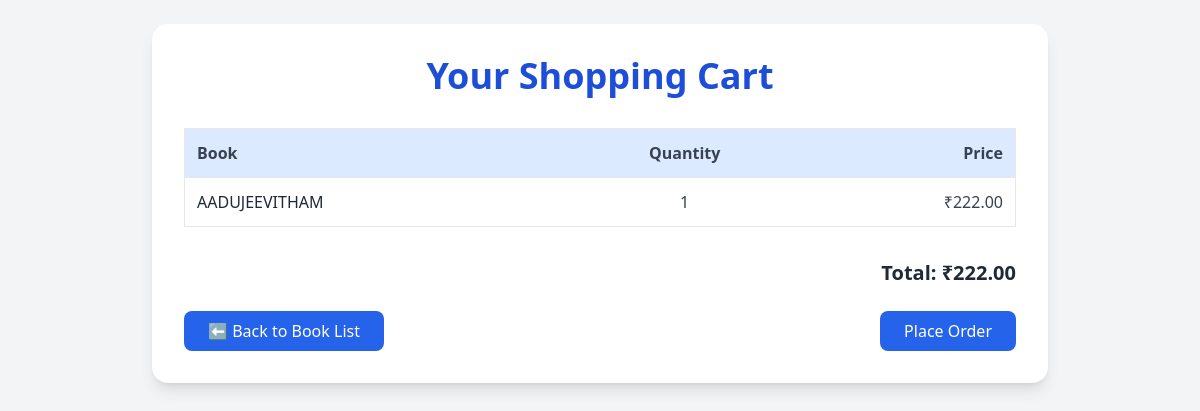
Before: /cart_view/ (signed in) with the older database file.
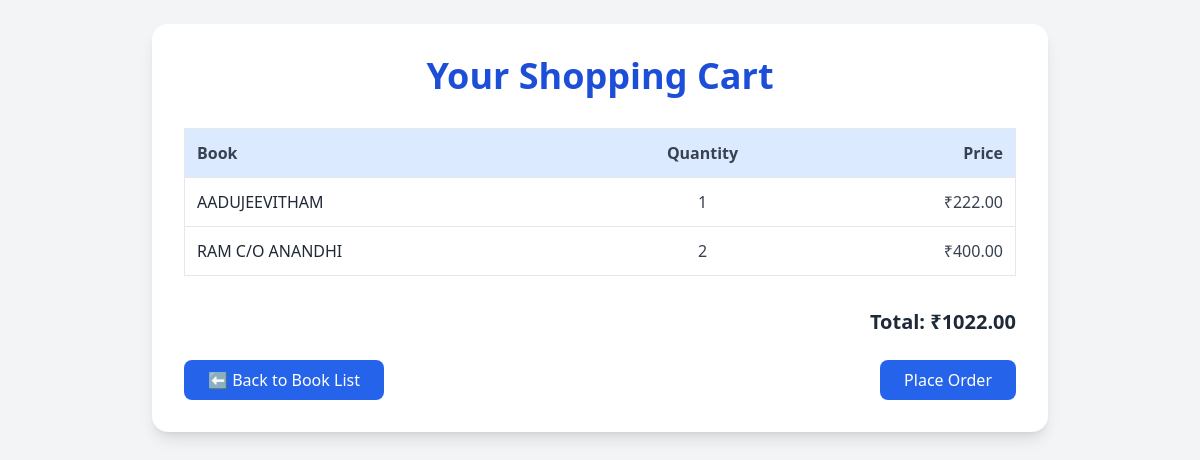
After: the same page with the newer database file.
### App/models.py (models this page shows, shortened)
class CartItem(models.Model):
    customer = models.ForeignKey(Customer, on_delete=models.CASCADE)
    book = models.ForeignKey(Book, on_delete=models.CASCADE)
    quantity = models.PositiveIntegerField(default=1)
    added_on = models.DateTimeField(auto_now_add=True)

class Book(models.Model):
    CATEGORY_CHOICES =[
        ('al','All Categories'),
        ('bi','Biography'),
        ('po','Poetry'),
        ('nv','Novel'),
        ('tr','Thriller'),
        ('dv','Devotional'),
        ('sr','Story'),
        ('ai','AutoBiography'),
    ]
    LANGUAGE_CHOICES = [
        ('ml', 'Malayalam'),
        ('en', 'English'),
        ('hi', 'Hindi'),
        ('ta', 'Tamil'),
        ('te', 'Telugu'),
    ]
    category = models.CharField(max_length=100 , choices=CATEGORY_CHOICES, default='al')
    author = models.CharField(max_length=200)
    title = models.CharField(max_length=200)
    language = models.CharField(max_length=10, choices=LANGUAGE_CHOICES, default='ml')
    description = models.TextField()
    price = models.DecimalField(max_digits=6, decimal_places=2)
    stock = models.PositiveIntegerField()
    cover_image = models.ImageField(upload_to='book_covers/', blank=True, null=True)
    published_date = models.DateField(null=True, blank=True)

### App/views.py (the view)
# urls.py: path('cart_view/',views.cart_view,name='cart_view'),
def cart_view(request):
    if not request.user.is_authenticated:
        return redirect('book_list')
    try:
        customer = Customer.objects.get(user=request.user)
    except Customer.DoesNotExist:
        return redirect('book_list')
    cart_items = CartItem.objects.filter(customer=customer)
    total_price = sum(item.book.price * item.quantity for item in cart_items)
    return render(request, 'cart.html', {
        'cart_items': cart_items,
        'total_price': total_price
     })

### Templates/cart.html (shortened to what this page needs)
<!DOCTYPE html>
<html lang="en">
<head>
  <script src="https://cdn.tailwindcss.com"></script>
</head>
<body class="bg-gray-100 min-h-screen p-6">
  <div class="max-w-4xl mx-auto bg-white p-8 rounded-2xl shadow-lg">
    <h1 class="text-4xl font-bold text-center text-blue-700 mb-8">Your Shopping Cart</h1>
    {% if cart_items %}
      <table class="w-full text-sm md:text-base table-auto mb-8 border border-gray-200">
        <thead>
          <tr class="bg-blue-100 text-left text-gray-700">
            <th class="p-3 border-b">Book</th>
            <th class="p-3 border-b text-center">Quantity</th>
            <th class="p-3 border-b text-right">Price</th>
          </tr>
        </thead>
        <tbody>
          {% for item in cart_items %}
            <tr class="hover:bg-gray-50">
              <td class="p-3 border-b font-medium text-gray-800">{{ item.book.title }}</td>
              <td class="p-3 border-b text-center text-gray-700">{{ item.quantity }}</td>
              <td class="p-3 border-b text-right text-gray-700">₹{{ item.book.price|floatformat:2 }}</td>
            </tr>
          {% endfor %}
        </tbody>
      </table>
      <div class="text-right text-xl font-semibold text-gray-800 mb-6">
        Total: ₹{{ total_price|floatformat:2 }}
      </div>
      <div class="flex flex-col md:flex-row justify-between items-center gap-4">
        <a href="{% url 'Book_list' %}" class="bg-blue-600 text-white px-6 py-2 rounded-lg hover:bg-blue-700 transition-all">
          ⬅ Back to Book List
        </a>
        <div class="flex gap-4">
          <form action="{% url 'place_order' %}" method="post">
            <button type="submit" class="bg-blue-600 text-white px-6 py-2 rounded-lg hover:bg-blue-700 transition-all">
              Place Order
            </button>
          </form>
        </div>
      </div>
    {% endif %}
  </div>
</body>
</html>

Changed rows visible on the page:
added CartItem: book "RAM C/O ANANDHI", quantity "2", book.price "400.00"
Other visible differences:
{{ total_price|floatformat:2 }}: "222.00" → "1022.00"
